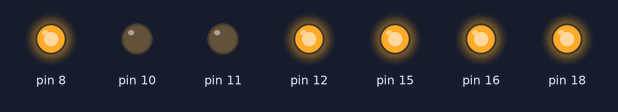
This program was run on a simulated Raspberry Pi (header pin numbers). Parts: output pins drawn as LEDs (lit = HIGH). The clock reads 2024-03-15 10:24:30 at power-on unless the program sets it; what the program prints to the terminal is not drawn.

Above: at 0.5 s.
At 3.5 s:
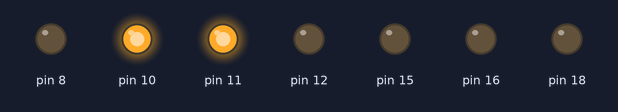
Timing chart, 0 to 4.6 s (numbered marks = the images above):
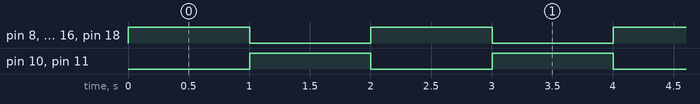

The program:

sample_board.py
```python
def main():
    import RPi.GPIO as GPIO
    import time

    try:
        print(GPIO.VERSION)
        print(GPIO.RPI_INFO)

        GPIO.setmode(GPIO.BOARD)

        GPIO.setwarnings(False)

        GPIO.setup(12, GPIO.OUT)
        GPIO.setup(11, GPIO.OUT, initial=GPIO.HIGH)
        GPIO.setup(13, GPIO.IN)
        GPIO.setup(15, GPIO.OUT)
        GPIO.setup([16, 18], GPIO.OUT)
        GPIO.setup((8, 10), GPIO.OUT)
        GPIO.setup([21, 19], GPIO.IN)

        GPIO.setup(3, GPIO.IN)
        GPIO.cleanup(3)

        GPIO.setup([5, 7], GPIO.OUT)
        GPIO.cleanup([5, 7])

        GPIO.setup([5, 7], GPIO.IN)
        GPIO.cleanup((5, 7))

        while True:
            GPIO.output(12, GPIO.HIGH)
            GPIO.output(11, 0)
            GPIO.output(15, True)
            GPIO.output([16, 18], not GPIO.input(16))
            GPIO.output((8, 10), [GPIO.HIGH, GPIO.LOW])
            time.sleep(1)

            GPIO.output(12, GPIO.LOW)
            GPIO.output(11, 1)
            GPIO.output(15, False)
            GPIO.output((16, 18), not GPIO.input(16))
            GPIO.output([8, 10], (GPIO.LOW, GPIO.HIGH))
            time.sleep(1)
    finally:
        GPIO.cleanup()


if __name__ == '__main__':
    import logging

    logging.basicConfig(level=logging.DEBUG)

    main()
```

Measured:
- by itself, pin 8, pin 10–12, pin 15, pin 16, pin 18: alternates HIGH for 1.0 s and LOW for 1.0 s
